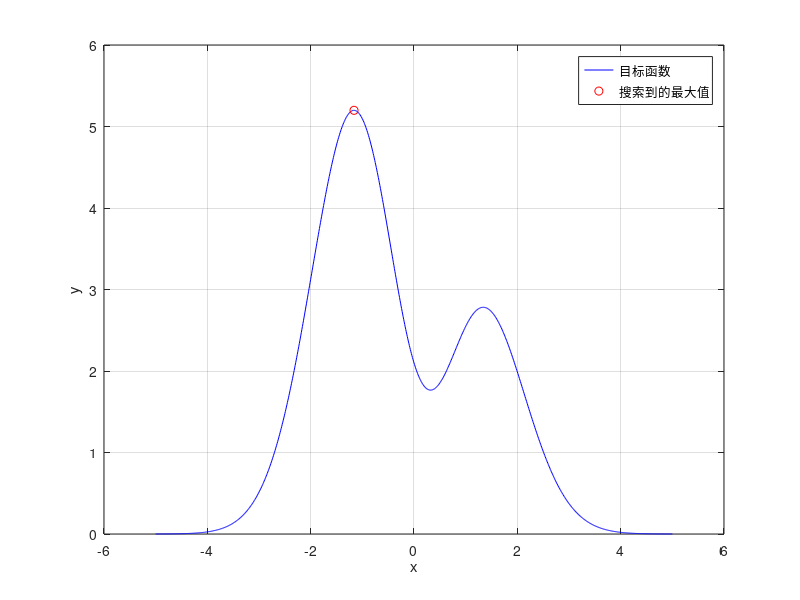

The MATLAB source for this figure:
clc,clear

MaxNum = 50;                             % 粒子最大迭代次数
d = 1;                                  % 目标函数的自变量维度
n = 50;                                 % 粒子群规模
c1 = 2;                                 % 个体学习因子
c2 = 2;                                 % 社会学习因子
wini = 0.9;                             %惯性因子
wend = 0.1;
vmax = 0.8;                             % 粒子的最大速度
E0 = 1e-6;                              % 结束阈值
x = -5 + 10 * rand(n, d);% 粒子所在的位置 (rand产生的大小为0,1),规模是 粒子群数和参数需求数 设置了x的取值范围[-5,5] 
v = 2*rand(n,d);         % 粒子的飞翔速度  生成每个粒子的飞翔速度，由于是只有一个变量，所以速度是一维的

fitness = @(x)1/(1+(2.1*(1 - x + 2 * x.^2).*exp(-x.^2/2))); % 这里求倒数，还在分母上加了个1，确保不会出现分母为0的情况，转为求最小值位置;
% inline函数定义可以大大降低程序运行速度
f=zeros(1);
for i= 1:n
    f(i) = fitness(x(i,1));
end 
% 完成了对每一个粒子，在各自位置上的适应值
% 粒子开始学习
personalbest_x=x;         % 用于存储对于每一个粒子最佳经历点的x值
personalbest_faval=f;     % 同时存储对于每一个粒子的最佳经历点的数值，用于更改 
[globalbest_faval,i] = min(personalbest_faval); % min函数返回的第一个是最小值，还有一个就是最小值的下标，这里就是告诉了是在哪个粒子上
globalbest_x = personalbest_x(i,:);   % 这个是必定是全局最优点的位置
k = 1; % 开始迭代计数
while k <= MaxNum   % 当迭代次数达到设定的最大值的时候，就不要再进行迭代了
    for i = 1:n   % 对于每一个粒子
        f(i) = fitness(x(i,1)); % 得到每个粒子的当前位置 在函数上的适应值 
        if f(i) < personalbest_faval(i)   % 如果这个值是小于个人最优解的位置的时候，就更新,我们经过转换，所以只用考虑求最小值的情况
            personalbest_faval(i) = f(i); % 将第i个粒子的个人最优解设置为
            personalbest_x(i,:) = x(i,:); % 同时更改最有地址的位置
        end
    end 
   [globalbest_faval,i] = min(personalbest_faval); 
    globalbest_x = personalbest_x(i,:); % 更新全局 全局信息由个体信息描述组成
    w = (wini - wend)*(MaxNum - i)/MaxNum+wend;%动态惯性更新
    
    for i = 1:n
        v(i,:) = w*v(i,:) + c1*rand*(personalbest_x(i,:) - x(i,:)) + c2*rand*personalbest_x(i,:); % 由个人和全局的最佳信息数据进行更新移动速度
        % 上面中rand会随机生成一个rand(0,1)然后会随机的降低学习因子的比例
        for j = 1:d   % 这个个循环确定了每个自变量上的速度，有没有超过对应的最大值
            if v(i,j) > vmax
                v(i,j) = vmax;
            elseif v(i,j) < -vmax
                v(i,j) = -vmax;
            end
        end 
        x(i,:) = x(i,:) + v(i,:); % 通过速度更新位置
    end
         if abs(globalbest_faval) < E0,break,end   %如果满足结束阈值则停止迭代

    k = k + 1;
end
Value1 = 1/globalbest_faval - 1; % 还记得上面做了一个加1，求倒数的操作么?
Value1 = num2str(Value1);
disp(strcat('the maximum value',' = ', Value1)); % 主要是在这进行了展示
Value2 = globalbest_x;    % 得到了全局最优解的位置
Value2 = num2str(Value2);
disp(strcat('the maximum x = ', Value2));

% 绘图
x = -5:0.01:5;
y = 2.1*(1 - x + 2 * x.^2).*exp(-x.^2/2);
plot(x,y,'b-'); % m表示的是粉红色,-是表示的是连续的曲线线
hold on;
plot(globalbest_x, 1/globalbest_faval-1,'ro');
legend('目标函数','搜索到的最大值');
xlabel('x'); % 给x轴贴标签
ylabel('y'); % 给y轴贴标签
grid on;

